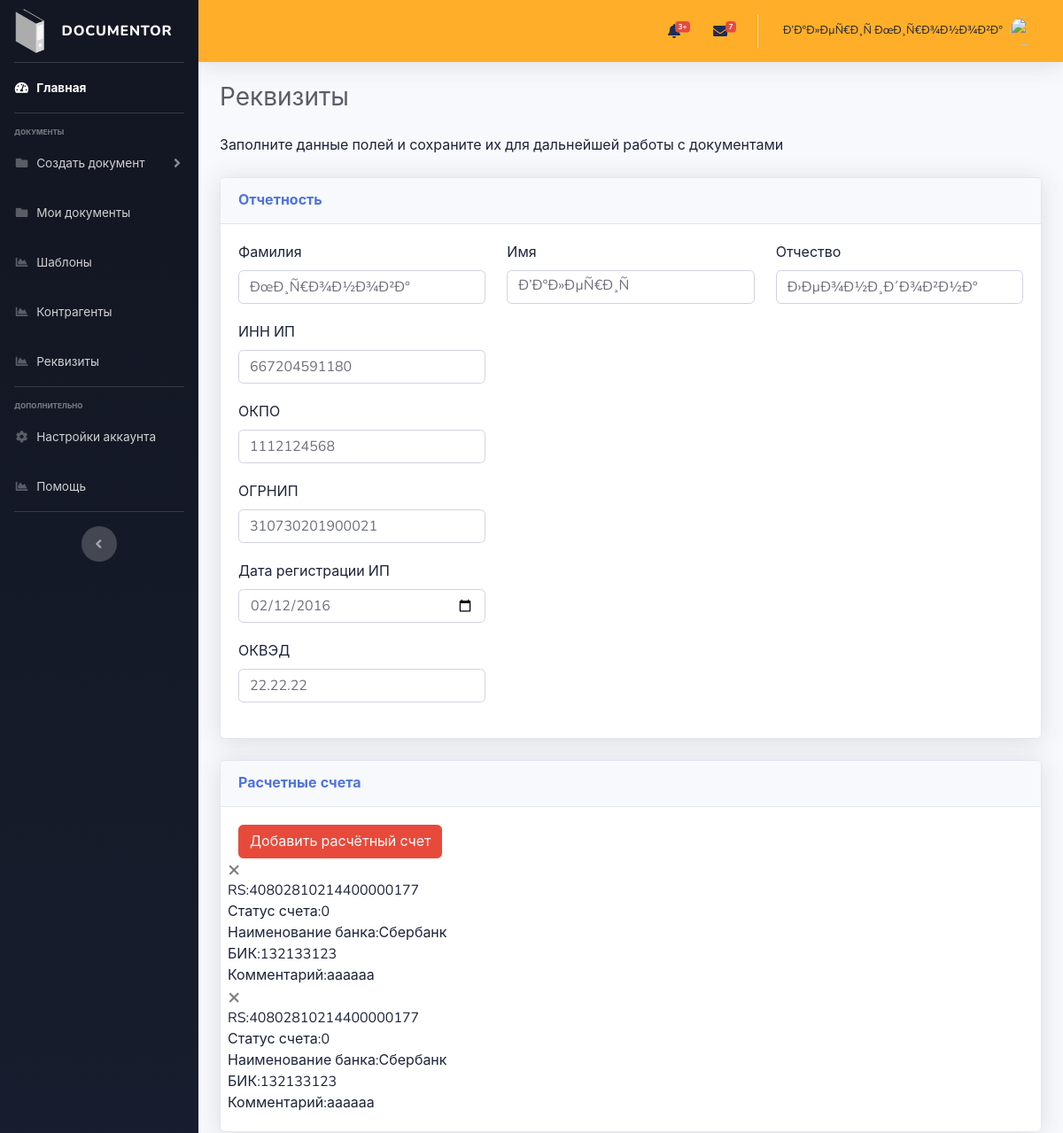
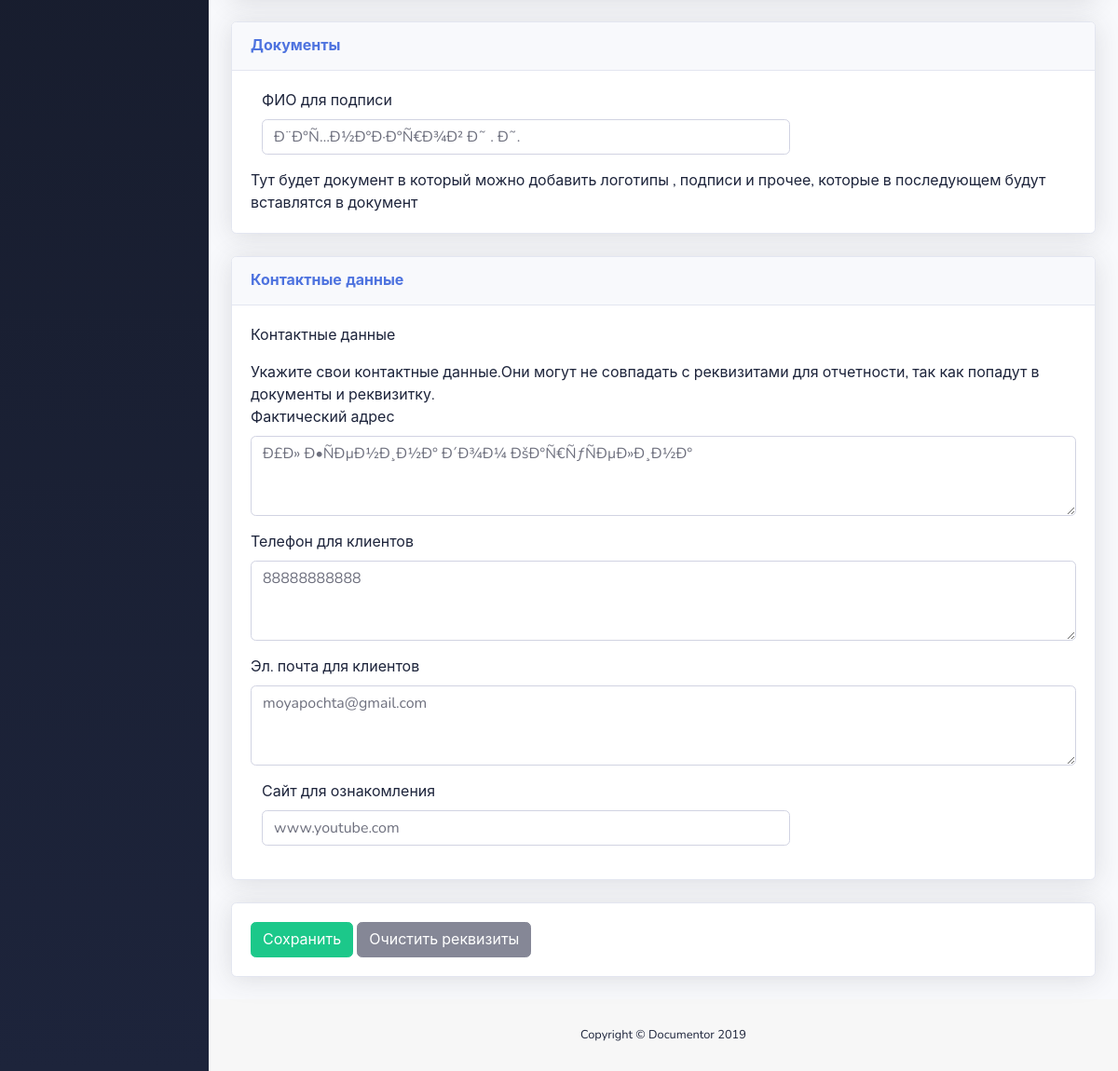
The page /main_requiz.php (signed in) on the database its author committed (2 pictures, top to bottom).
### tables this page shows
CREATE TABLE `reg_users` (
  `id` int(11) NOT NULL,
  `email` varchar(100) NOT NULL,
  `first_name` varchar(100) NOT NULL,
  `last_name` varchar(100) NOT NULL,
  `patronymic` varchar(100) NOT NULL,
  `password` varchar(40) NOT NULL
);

CREATE TABLE `users_organization` (
  `id` int(11) NOT NULL,
  `user_id` int(11) NOT NULL,
  `ip_inn` varchar(12) NOT NULL,
  `okpo` varchar(10) NOT NULL,
  `ogrnip` varchar(15) NOT NULL,
  `date_reg` date NOT NULL,
  `okved` varchar(6) NOT NULL,
  `fio_sign` varchar(100) NOT NULL,
  `address` varchar(200) NOT NULL COMMENT 'фактический адрес',
  `client_phone` varchar(200) NOT NULL COMMENT 'телефон для клиентов',
  `client_email` varchar(200) NOT NULL COMMENT 'почта для клиентов',
  `website` varchar(200) NOT NULL COMMENT 'сайт для ознакомления'
);

CREATE TABLE `users_banks` (
  `id` int(11) NOT NULL,
  `user_id` int(11) NOT NULL,
  `rs` varchar(20) NOT NULL COMMENT 'Расчетный счет',
  `state` tinyint(1) NOT NULL COMMENT 'статус счета',
  `bank` varchar(100) NOT NULL COMMENT 'Банк пользователя',
  `bik` varchar(9) NOT NULL,
  `comment` varchar(200) NOT NULL
);

### start.php (called while the page is built, shortened)
<?php
$dbc = mysqli_connect(DB_HOST, DB_USER, DB_PASSWORD, DB_NAME);
$query= "SELECT first_name,last_name FROM reg_users WHERE id= ". $_SESSION['id'] ." ";
$data = mysqli_query($dbc, $query);
$wow = mysqli_fetch_array($data);
?>

### inc/contentbox/content_requiz.php (the view, shortened to what this page needs)
<?php
$dbc = mysqli_connect(DB_HOST, DB_USER, DB_PASSWORD, DB_NAME);
$show = "SELECT * FROM reg_users,users_organization WHERE reg_users.id = users_organization.user_id AND reg_users.id = ". $_SESSION['id'] ."";
$show_res = mysqli_query($dbc, $show) or trigger_error(mysql_error()." in ". $show);
$ammount_res = mysqli_num_rows($show_res);
if ($ammount_res == 0) {
	$paste =  "INSERT INTO users_organization (user_id) VALUES (". $_SESSION['id'] .") ";
	mysqli_query($dbc,$paste);
} else {
	$arr = mysqli_fetch_array($show_res);
}
?>
<div class="container-fluid">
	<form id="requiz" method="POST" action="<?php htmlspecialchars($_SERVER['PHP_SELF']);?>">
		<div class="d-sm-flex align-items-center justify-content-between mb-4">
			<h1 class="h3 mb-0 text-gray-800">Реквизиты</h1>
		</div>
		<div class="d-sm-flex align-items-center justify-content-between mb-4">
			<span>Заполните данные полей и сохраните их для дальнейшей работы с документами</span>
		</div>
		<div class="row">
			<div class="col-xl-12 col-lg-12">
				<div class="card shadow mb-4">
					<div class="card-header py-3">
						<h6 class="m-0 font-weight-bold text-primary">Отчетность</h6>
					</div>
					<div class="card-body">
						<div class="row">
							<div class="col-md-4 mb-3">
								<label for="last_name">Фамилия</label>
								<input type="text" name="last_name" id="last_name" class="form-control " value="<?php echo $arr['last_name'];?>" maxlength="100">
							</div>
							<div class="col-md-4 mb-3">
								<label for="first_name">Имя</label>
								<input type="text" name="first_name" id="first_name" class="form-control" value="<?php echo $arr['first_name'];?>" maxlength="100">
							</div>
							<div class="col-md-4 mb-3">
								<label for="patronymic">Отчество</label>
								<input type="text" name="patronymic" id="patronymic" class="form-control" value="<?php echo $arr['patronymic'];?>" maxlength="100">
							</div>
						</div>
						<div class="row">
							<div class="col-md-4 mb-3">
								<label for="ip_inn">ИНН ИП</label>
								<input type="text" name="ip_inn" id="ip_inn" class="mask-inn-individual form-control" value="<?php echo $arr['ip_inn'];?>" maxlength="12" placeholder="12 цифр">
							</div>
						</div>
						<div class="row">
							<div class="col-md-4 mb-3">
								<label for="okpo">ОКПО</label>
								<input type="text" name="okpo" id="okpo" class="mask-okpo form-control" maxlength="10" value="<?php echo $arr['okpo'];?>" placeholder="10 или 8 цифр">
							</div>
						</div>
						<div class="row">
							<div class="col-md-4 mb-3">
								<label for="ogrnip">ОГРНИП</label>
								<input type="text" name="ogrnip" id="ogrnip" class="mask-ogrnip form-control" maxlength="15" value="<?php echo $arr['ogrnip'];?>" placeholder="номер из 15 цифр">
							</div>
						</div>
						<div class="row">
							<div class="col-md-4 mb-3">
								<label for="date_reg">Дата регистрации ИП</label>
								<input type="date" name="date_reg" id="date_reg" class="form-control" value="<?php echo $arr['date_reg'];?>">
							</div>
						</div>
						<div class="row">
							<div class="col-md-4 mb-3">
								<label for="okved">ОКВЭД</label>
								<input type="text" name="okved" id="okved" class="mask-okved form-control" maxlength="6" value="<?php echo $arr['okved'];?>" placeholder="XX.XX.XX">
							</div>
						</div>
					</div>
				</div>
				<div class="card shadow mb-4">
					<div class="card-header py-3">
						<h6 class="m-0 font-weight-bold text-primary">Расчетные счета</h6>
					</div>
					<div class="card-body">
						<button type="button" class="btn btn-danger" data-toggle="modal" data-target="#bank_account_pers">
							Добавить расчётный счет
						</button>
						<?php
						$rs_info = "SELECT * FROM users_banks WHERE user_id = ". $_SESSION['id'] ."";
						$query = mysqli_query($dbc,$rs_info);
						$fetch_rs = mysqli_fetch_array($query);
						$rows_rs = mysqli_num_rows($query);
						for ($i=0; $i < $rows_rs ; $i++) { ?>
							<div id="rs">
								<div class="row">
									<button type="button" class="close" data-dismiss="modal" aria-label="Close"><span aria-hidden="true">×</span></button>
								</div>
								<div class="row">
									RS:<?= $fetch_rs['rs'];?>
								</div>
								<div class="row">
									Статус счета:<?= $fetch_rs['state'];?>
								</div>
								<div class="row">
									Наименование банка:<?= $fetch_rs['bank'];?>
								</div>
								<div class="row">
									БИК:<?= $fetch_rs['bik'];?>
								</div>
								<div class="row">
									Комментарий:<?= $fetch_rs['comment'];?>
								</div>
							</div>
						<?php } ?>
					</div>
				</div>
				<div class="card shadow mb-4">
					<div class="card-header py-3">
						<h6 class="m-0 font-weight-bold text-primary">Документы</h6>
					</div>
					<div class="card-body">
						<div class="col-md-8 mb-3">
							<label for="fio_sign">ФИО для подписи</label>
							<input type="text" name="fio_sign" id="fio_sign" placeholder="" class="form-control" value="<?php echo $arr['fio_sign'];?>" maxlength="100">
						</div>
						<div>
							Тут будет документ в который можно добавить логотипы , подписи и прочее,
							которые в последующем будут вставлятся в документ
						</div>
					</div>
				</div>
				<div class="card shadow mb-4">
					<div class="card-header py-3">
						<h6 class="m-0 font-weight-bold text-primary">Контактные данные</h6>
					</div>
					<div class="card-body">
						<p>Контактные данные</p>
						<p class="mb-0">Укажите свои контактные данные.Они могут не совпадать с реквизитами для отчетности, так как попадут в документы и реквизитку.</p>
						<div class="form-group">
							<label for="address">Фактический адрес</label>
							<textarea name="address" id="address" class="form-control" rows="3" maxlength="200"><?php echo $arr['address'];?></textarea>
						</div>
						<div class="form-group">
							<label for="client_phone">Телефон для клиентов</label>
							<textarea name="client_phone" id="client_phone" class="form-control" rows="3" maxlength="200"><?php echo $arr['client_phone'];?></textarea>
						</div>
						<div class="form-group">
							<label for="client_email">Эл. почта для клиентов</label>
							<textarea name="client_email" id="client_email" class="form-control" rows="3" maxlength="200"><?php echo $arr['client_email'];?></textarea>
						</div>
						<div class="col-md-8 mb-3">
							<label for="website">Сайт для ознакомления</label>
							<input type="text" name="website" id="website" placeholder="" class="form-control" value="<?php echo $arr['website'];?>" maxlength="200">
						</div>
					</div>
				</div>
				<div class="card shadow mb-4">
					<div class="card-body">
						<input type="submit" name="submit_requiz" class="btn btn-success" value="Сохранить">
						<input type="button" onclick="document.getElementById('requiz').reset()" class="btn btn-secondary" value="Очистить реквизиты">
					</div>
				</div>
			</div>
		</div>
	</form>
</div>

### inc/header.php (shortened to what this page needs)
<nav class="navbar navbar-expand navbar-light bg-orange topbar mb-4 static-top shadow">
  <ul class="navbar-nav ml-auto">
    <li class="nav-item dropdown no-arrow mx-1">
      <a class="nav-link dropdown-toggle" href="#" id="alertsDropdown" role="button" data-toggle="dropdown" aria-haspopup="true" aria-expanded="false">
        <i class="fas fa-bell fa-fw"></i>
        <span class="badge badge-danger badge-counter">3+</span>
      </a>
    </li>
    <li class="nav-item dropdown no-arrow mx-1">
      <a class="nav-link dropdown-toggle" href="#" id="messagesDropdown" role="button" data-toggle="dropdown" aria-haspopup="true" aria-expanded="false">
        <i class="fas fa-envelope fa-fw"></i>
        <span class="badge badge-danger badge-counter">7</span>
      </a>
    </li>
    <li class="nav-item dropdown no-arrow">
      <a class="nav-link dropdown-toggle" href="#" id="userDropdown" role="button" data-toggle="dropdown" aria-haspopup="true" aria-expanded="false">
        <span class="mr-2 d-none d-lg-inline text-gray-600 small"><?php echo $wow['first_name'] . ' ' . $wow['last_name']?></span>
        <img class="img-profile rounded-circle" src="https://source.unsplash.com/QAB-WJcbgJk/60x60">
      </a>
    </li>
  </ul>
</nav>

### rows shown on the page
reg_users: first_name "Ð’Ð°Ð»ÐµÑ€Ð¸Ñ", last_name "ÐœÐ¸Ñ€Ð¾Ð½Ð¾Ð²Ð°"
users_organization: last_name "ÐœÐ¸Ñ€Ð¾Ð½Ð¾Ð²Ð°", first_name "Ð’Ð°Ð»ÐµÑ€Ð¸Ñ", patronymic "Ð›ÐµÐ¾Ð½Ð¸Ð´Ð¾Ð²Ð½Ð°", ip_inn "667204591180", okpo "1112124568", ogrnip "310730201900021", date_reg "02/12/2016", okved "22.22.22", fio_sign "Ð¨Ð°Ñ…Ð½Ð°Ð·Ð°Ñ€Ð¾Ð² Ð˜ . Ð˜.", address "Ð£Ð» Ð•ÑÐµÐ½Ð¸Ð½Ð° Ð´Ð¾Ð¼ ÐšÐ°Ñ€ÑƒÑÐµÐ»Ð¸Ð½Ð°", client_phone "88888888888", client_email "moyapochta@gmail.com", website "www.youtube.com"
users_banks: rs "40802810214400000177", state "0", bank "Сбербанк", bik "132133123", comment "аааааа"
